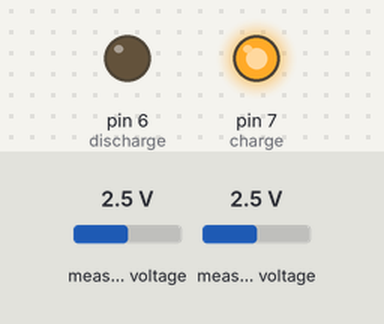
A sketch run on a simulated Arduino Uno, built with avr-gcc and run on an emulated ATmega328P. Parts: output pins drawn as LEDs (lit = HIGH). The inputs (shaded band) are chosen by the test bench; at power-on: measured voltage 2.5 V. Storage starts empty; what the sketch prints to the serial monitor is not drawn.

Above: at 0.5 s.
At 5.0 s:
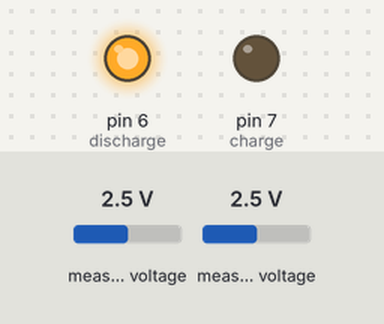
Timing chart, 0 to 6.9 s (numbered marks = the images above):
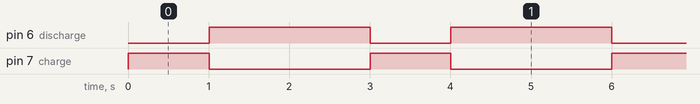

The sketch:

I2C_SPI_TIMER2.ino
```cpp
/*
 * Author: Murilo Fabricio
 * IC_IFSP
 * Data Logger using SD card, analog pins A0 and A1.
 * D6 and D7 will control the charge of a capacitor.
 * A0 and A1 will take the value of the voltage and current of my solar panel.
 * Hardware:
 * SD Card
 *
 * > CS   - pin 10
 * > MOSI - pin 11
 * > MISO - pin 12
 * > CLK  - pin 13
 *
 * > Charge - pin D7
 * > Discharge - pin D6
 *
*/
// ---    Parameters    ---
#include <Adafruit_ADS1015.h>
#include <Arduino.h>
#include <SPI.h>
#include <Wire.h>
#include <SD.h>


Adafruit_ADS1115 ads;

// ---    Hardware Mapping    --- \\
// -- CAP
#define discharge 6
#define charge 7
// -- SD Card
#define CS_pin   10                 //SPI, CS_pin D10
#define Volt0    A0                 //*SUB* Voltage sensor at the solar panel for measure voltages Values
#define Volt1    A1                 //Voltage sensor at the solar panel to measure the current

File myFile;                           //pointer for the file

// ---    Globals Variables   --- \\

int unsigned count = 0;             //Auxiliar for Interrupt from Timer2

float voltageValue;                 //Voltage Value after the calculation
float currentValue;                 //Current Value after the calculation
float vTensao = 0;

float static rVoltage=5.7;        //Voltage divider relation for voltage measure
float static rCurrent=5.9;        //Voltage divider relation for current measure

// ---    Interrup Routine  ---
ISR(TIMER2_OVF_vect){
  TCNT2=100;                        // Restar reg of Timer2
    if(count==100){
      digitalWrite(discharge, HIGH);//Discharge the CAP.
      digitalWrite(charge, LOW);    //Discharge the CAP.
      count++;                      //Let it discharge during 2 sec

    }else if(count<100){
      count++;
      digitalWrite(discharge, LOW);  //Charge the CAP.
      digitalWrite(charge, HIGH);    //Charge the CAP.
                                     //Charge it for 1 sec
    }else{
      count++;                       //incrementa o valor do contador
      if(count == 300)  count=0;     //After 3 sec restart the process
    }

}

int num = 1001;

// --- Initials Setup ---
void setup()
{
  pinMode(charge,OUTPUT);
  pinMode(discharge,OUTPUT);

  TCCR2A = 0x00;   //Timer normal mode
  TCCR2B = 0x07;   //Prescaler 1:1024
  TCNT2  = 100;    //10 ms overflow again
  TIMSK2 = 0x01;   //Enable interrup from Timer2
  //Start discharging the CAP.
  digitalWrite(discharge, LOW);
  digitalWrite(charge, HIGH);

  Serial.begin(9600);
  while (!Serial) {  ;   }                        //Wait till the serial monitor

  Serial.print("Starting SD card.....");

  pinMode(CS_pin, OUTPUT);                        //Setup output at Chip Select

  if (!SD.begin(CS_pin))                          //Test opening of the SD card
  {
    Serial.println("Failed to open the SD!");     //Error
    return;                                       //retorn
  }

  //Success

  Serial.println("Success starting SD Card!");    //Started Successfully


  myFile = SD.open("dados2.csv", FILE_WRITE);     //Open the file to write


  if (myFile)                                     //Success to open?
  {                                               //Yes...
    myFile.println(", ,"); //
    String header = "Voltage_SOLAR_PANEL, CURRENT";
    myFile.println(header);
    myFile.close();
    Serial.println(header);
  } //end if
  else                                            //Nope...
  {
    Serial.println("Error during the opening of the file...");
                                                  //Inform about the error
  }

  //  --- Begin I2C Devices ///
  ads.begin();
  ads.setGain(GAIN_ONE);        // 1x gain   +/- 4.096V  1 bit = 2mV      0.125mV

} //end setup


// --- Loop ---
void loop()
{
   // Wait Interrup...

   // Overflow = Timer2_cont x prescaler x machine_cycle

   // machine_cycle = 1/Fosc = 1/16E6 = 62,5ns = 62,5E-9s

   // Overflow = (256 - 100) x 1024 x 62,5E-9 = 9,98ms

   // Overflow x count = 9,98ms x 100 =~ 1s

   int16_t adc2, adc3;
   adc2 = ads.readADC_SingleEnded(2);
   adc3 = ads.readADC_SingleEnded(3);

   File myFile = SD.open("dados2.csv", FILE_WRITE);

   //End calculation ------------------------------------------ |
   //Writing...
   if(myFile)
   {
      //Get the Voltage ---------------- |
      voltageValue = (adc2*0.125)/1000;

      currentValue = (adc3*0.125*rCurrent)/ 5.5;

      myFile.println(String(voltageValue) + ", " + String(currentValue)); //Save the values
   }
   else
   {
      voltageValue = (adc2*0.125)/1000;

      currentValue = (adc3*0.125*rCurrent)/ 5.5;

      Serial.println(String(voltageValue) + ", " + String(currentValue)); //Save the values
      Serial.println("Error during the opening of file to write the final value!!"); //Error
   }

   num=num-1;
   while(num==0) Serial.println("/t /t END"); //Stop the loop after 1000 measurements
   myFile.close();

} //end loop
```

Measured:
- by itself, pin 6 (discharge): alternates HIGH for 2.0 s and LOW for 1.0 s
- by itself, pin 7 (charge): alternates HIGH for 1.0 s and LOW for 2.0 s
